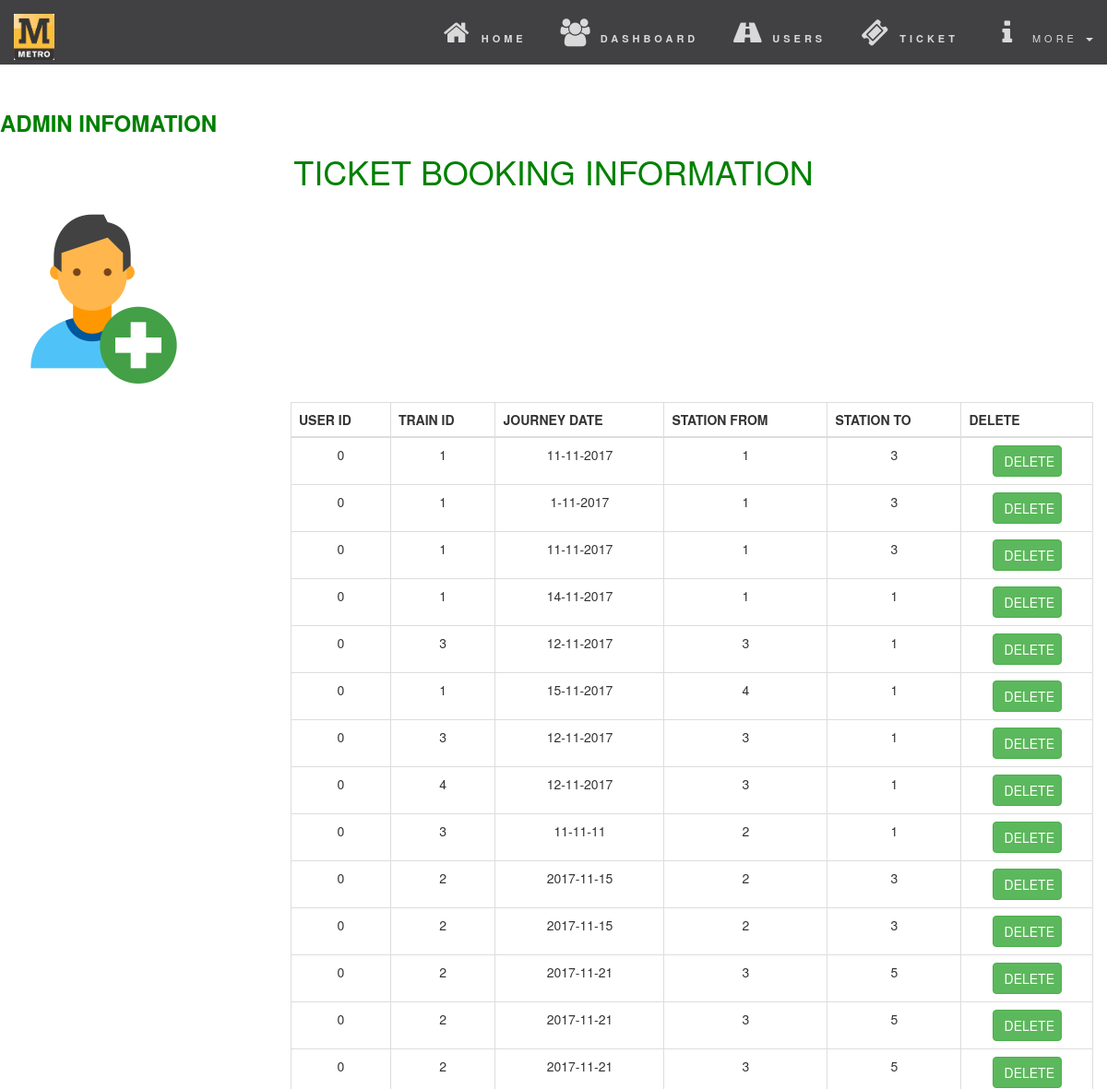
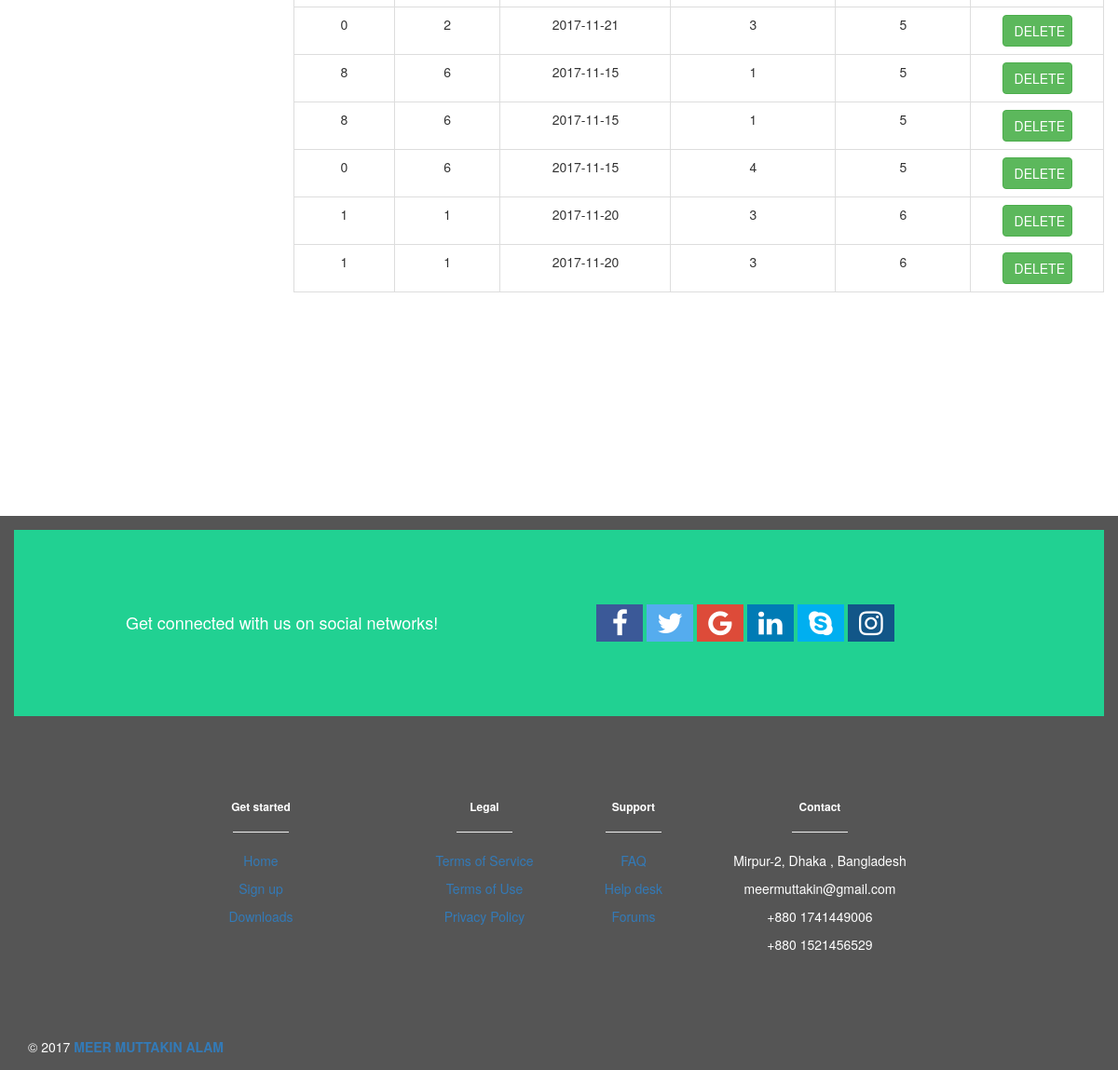
The page /admin/adtemp.php on the database its author committed (2 pictures, top to bottom).
### tables this page shows
CREATE TABLE `purchase` (
  `userid` int(5) NOT NULL,
  `train` int(5) NOT NULL,
  `jd` varchar(30) NOT NULL,
  `sfrom` int(5) NOT NULL,
  `sto` int(5) NOT NULL,
  `scode` int(30) NOT NULL
);

### admin/adtemp.php (the view, shortened to what this page needs)
<?php include('../dbcon.php');;
    $sql1="SELECT * FROM purchase";
        $res=mysqli_query($con,$sql1);
    ?>
<!DOCTYPE html>
<html lang="en">
<head>
  <link rel="stylesheet" href="https://maxcdn.bootstrapcdn.com/bootstrap/3.3.7/css/bootstrap.min.css">
    <link rel="stylesheet" href="https://cdnjs.cloudflare.com/ajax/libs/font-awesome/4.7.0/css/font-awesome.min.css">
    <link rel="stylesheet" href="https://cdnjs.cloudflare.com/ajax/libs/font-awesome/4.7.0/css/font-awesome.min.css">
</head>
<body>
<nav class="navbar navbar-default navbar-fixed-top">
  <div class="container-fluid">
    <div class="navbar-header">
        <a class="navbar-brand" href="index.php"><img src="../pic/images.png" alt="METRO">
        </a>
    </div>
    <div class="collapse navbar-collapse" id="myNavbar">
      <ul class="nav navbar-nav navbar-right">
        <li><a href="admin.php"><i class="fa fa-home"></i><strong>HOME</strong></a></li>
        <li><a href="signin.php"><i class="fa fa-users"></i><strong>DASHBOARD</strong></a></li>
        <li><a href="route.php"><i class="fa fa-road"></i><strong>USERS</strong></a></li>
        <li><a href="purchase.php"><i class="fa fa-ticket"></i><strong>TICKET</strong></a></li>
        <li class="dropdown">
          <a class="dropdown-toggle" data-toggle="dropdown" href="#"><i class="fa fa-info"></i>MORE
          <span class="caret"></span></a>
        </li>
      </ul>
    </div>
  </div>
</nav>
<br/>
<br/>
<br/>
<br/>
<br/>
     <h3 style="color:green"><strong>ADMIN INFOMATION</strong></h3>
    <center><b><h1 style="color:green">TICKET BOOKING INFORMATION</h1></b></center>
    <img src="../pic/ic3.png" class="img-responsive" alt="Avatar" style="width:200px">
    <br>
    <div class="container-fluid text-center height=30%">
<div class="row">
  <div class="col-sm-3">
     <br>
    </div>
  <div class="col-sm-9">
      <table class="table table-bordered" style="width:300%">
    <thead>
      <tr>
        <th>USER ID</th>
        <th>TRAIN ID</th>
        <th>JOURNEY DATE</th>
          <th>STATION FROM</th>
          <th>STATION TO</th>
          <th>DELETE</th>
      </tr>
    </thead>
    <tbody>
	<?php
        while($row=mysqli_fetch_assoc($res))
        {
            extract($row);
            echo "<tr>";
            echo '<td>' .$userid . '</td>';
            echo '<td>' .$train . '</td>';
            echo '<td>' .$jd . '</td>';
            echo '<td>' .$sfrom . '</td>';
            echo '<td>' .$sto . '</td>';
            ?>
        <td>
        <a class="btn btn-success" href="update.php" style="width:60%">DELETE</a>
        </td>
        <?php
            echo "</tr>";
        }
        ?>
          </tbody>
  </table>
    </div>
</div>
    <br/>
   </div>
<br/>
<br/>
<br/>
<br/>
<br/>
<br/>
<br/>
<br/>
<br/>
<br/>
<footer class="page-footer center-on-small-only blue-grey lighten-5 pt-0">
    <div style="background-color: #21d192;">
        <div class="container">
            <div class="row py-4 d-flex align-items-center">
                <div class="col-12 col-md-5 text-left mb-4 mb-md-0">
                    <h6 class="mb-0 white-text text-center text-md-left"><h4>Get connected with us on social networks!</h4></h6>
                </div>
                <div class="col-12 col-md-7 text-center text-md-right">
                    <a href="#" class="fa fa-facebook"></a>
                    <a href="#" class="fa fa-twitter"></a>
                    <a href="#" class="fa fa-google"></a>
                    <a href="#" class="fa fa-linkedin"></a>
                    <a href="#" class="fa fa-skype"></a>
                    <a href="#" class="fa fa-instagram"></a>
                </div>
            </div>
        </div>
    </div>
    <div class="container mt-5 mb-4 text-center text-md-left">
        <div class="row mt-3">
            <div class="col-md-3 col-lg-4 col-xl-3 mb-r dark-grey-text">
                <h6 class="title font-bold"><strong>Get started</strong></h6>
                <hr class="teal accent-3 mb-4 mt-0 d-inline-block mx-auto" style="width: 60px;">
                <p><a href="#!" class="dark-grey-text">Home</a></p>
                <p><a href="#!" class="dark-grey-text">Sign up</a></p>
                <p><a href="#!" class="dark-grey-text">Downloads</a></p>
            </div>
            <div class="col-md-2 col-lg-2 col-xl-2 mx-auto mb-r dark-grey-text">
                <h6 class="title font-bold"><strong>Legal</strong></h6>
                <hr class="teal accent-3 mb-4 mt-0 d-inline-block mx-auto" style="width: 60px;">
                <p><a href="#!" class="dark-grey-text">Terms of Service</a></p>
                <p><a href="#!" class="dark-grey-text">Terms of Use</a></p>
                <p><a href="#!" class="dark-grey-text">Privacy Policy</a></p>
            </div>
            <div class="col-md-3 col-lg-2 col-xl-2 mx-auto mb-r dark-grey-text">
                <h6 class="title font-bold"><strong>Support</strong></h6>
                <hr class="teal accent-3 mb-4 mt-0 d-inline-block mx-auto" style="width: 60px;">
                <p><a href="#!" class="dark-grey-text">FAQ</a></p>
                <p><a href="#!" class="dark-grey-text">Help desk</a></p>
                <p><a href="#!" class="dark-grey-text">Forums</a></p>
            </div>
            <div class="col-md-4 col-lg-3 col-xl-3 dark-grey-text">
                <h6 class="title font-bold"><strong>Contact</strong></h6>
                <hr class="teal accent-3 mb-4 mt-0 d-inline-block mx-auto" style="width: 60px;">
                <p> Mirpur-2, Dhaka , Bangladesh</p>
                <p> meermuttakin@gmail.com</p>
                <p> +880 1741449006</p>
                <p> +880 1521456529</p>
            </div>
        </div>
    </div>
    <div class="footer-copyright">
        <div class="container-fluid">
            © 2017 <a href="https://www.google.com"><strong> MEER MUTTAKIN ALAM</strong></a>
        </div>
    </div>
</footer>
</body>
</html>

### admin/adtemp.php (style rules this page uses)
.container { padding: 80px 120px; }
.navbar { margin-bottom: 0; background-color: #2d2d30; border: 0; font-size: 11px !important; letter-spacing: 4px; opacity:0.9; }
.navbar li a, .navbar .navbar-brand { color: #d5d5d5 !important; }
img { width: 500%; height: auto; }
footer { background-color: #555; color: white; padding: 15px; }
.fa { padding:5px; font-size: 30px; width: 50px; text-align: center; text-decoration: none; }
.fa-facebook { background: #3B5998; color: white; }
.fa-twitter { background: #55ACEE; color: white; }
.fa-google { background: #dd4b39; color: white; }
.fa-linkedin { background: #007bb5; color: white; }
.fa-instagram { background: #125688; color: white; }
.fa-skype { background: #00aff0; color: white; }
.navbar-brand { padding: 0px; }
.navbar-brand>img { height: 160%; padding: 15px; width: auto; }

### rows shown on the page
purchase: userid "0", train "1", jd "11-11-2017", sfrom "1", sto "3"
purchase: userid "0", train "1", jd "1-11-2017", sfrom "1", sto "3"
purchase: userid "0", train "1", jd "11-11-2017", sfrom "1", sto "3"
purchase: userid "0", train "1", jd "14-11-2017", sfrom "1", sto "1"
purchase: userid "0", train "3", jd "12-11-2017", sfrom "3", sto "1"
purchase: userid "0", train "1", jd "15-11-2017", sfrom "4", sto "1"
purchase: userid "0", train "3", jd "12-11-2017", sfrom "3", sto "1"
purchase: userid "0", train "4", jd "12-11-2017", sfrom "3", sto "1"
purchase: userid "0", train "3", jd "11-11-11", sfrom "2", sto "1"
purchase: userid "0", train "2", jd "2017-11-15", sfrom "2", sto "3"
purchase: userid "0", train "2", jd "2017-11-15", sfrom "2", sto "3"
purchase: userid "0", train "2", jd "2017-11-21", sfrom "3", sto "5"
purchase: userid "0", train "2", jd "2017-11-21", sfrom "3", sto "5"
purchase: userid "0", train "2", jd "2017-11-21", sfrom "3", sto "5"
purchase: userid "0", train "2", jd "2017-11-21", sfrom "3", sto "5"
purchase: userid "8", train "6", jd "2017-11-15", sfrom "1", sto "5"
purchase: userid "8", train "6", jd "2017-11-15", sfrom "1", sto "5"
purchase: userid "0", train "6", jd "2017-11-15", sfrom "4", sto "5"
purchase: userid "1", train "1", jd "2017-11-20", sfrom "3", sto "6"
purchase: userid "1", train "1", jd "2017-11-20", sfrom "3", sto "6"
